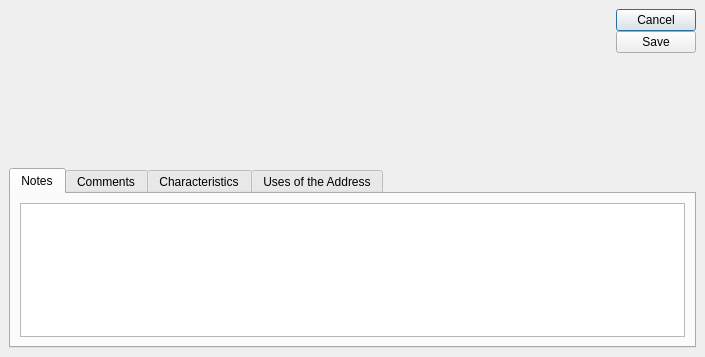
<ui version="4.0" >
 <author></author>
 <comment>This file is part of the xTuple ERP: PostBooks Edition, a free and
open source Enterprise Resource Planning software suite,
Copyright (c) 1999-2010 by OpenMFG LLC, d/b/a xTuple.
It is licensed to you under the Common Public Attribution License
version 1.0, the full text of which (including xTuple-specific Exhibits)
is available at www.xtuple.com/CPAL.  By using this software, you agree
to be bound by its terms.</comment>
 <class>address</class>
 <widget class="QDialog" name="address" >
  <property name="geometry" >
   <rect>
    <x>0</x>
    <y>0</y>
    <width>705</width>
    <height>357</height>
   </rect>
  </property>
  <property name="windowTitle" >
   <string>Address</string>
  </property>
  <layout class="QVBoxLayout" >
   <property name="margin" >
    <number>9</number>
   </property>
   <property name="spacing" >
    <number>6</number>
   </property>
   <item>
    <layout class="QHBoxLayout" >
     <property name="margin" >
      <number>0</number>
     </property>
     <property name="spacing" >
      <number>6</number>
     </property>
     <item>
      <widget class="AddressCluster" name="_addr" >
       <property name="sizePolicy" >
        <sizepolicy>
         <hsizetype>5</hsizetype>
         <vsizetype>0</vsizetype>
         <horstretch>0</horstretch>
         <verstretch>0</verstretch>
        </sizepolicy>
       </property>
       <property name="listVisible" >
        <bool>false</bool>
       </property>
       <property name="activeVisible" >
        <bool>true</bool>
       </property>
      </widget>
     </item>
     <item>
      <spacer>
       <property name="orientation" >
        <enum>Qt::Horizontal</enum>
       </property>
       <property name="sizeHint" >
        <size>
         <width>89</width>
         <height>153</height>
        </size>
       </property>
      </spacer>
     </item>
     <item>
      <layout class="QVBoxLayout" >
       <property name="margin" >
        <number>0</number>
       </property>
       <property name="spacing" >
        <number>0</number>
       </property>
       <item>
        <widget class="QPushButton" name="_close" >
         <property name="text" >
          <string>Cancel</string>
         </property>
        </widget>
       </item>
       <item>
        <widget class="QPushButton" name="_save" >
         <property name="text" >
          <string>Save</string>
         </property>
        </widget>
       </item>
       <item>
        <spacer>
         <property name="orientation" >
          <enum>Qt::Vertical</enum>
         </property>
         <property name="sizeHint" >
          <size>
           <width>20</width>
           <height>40</height>
          </size>
         </property>
        </spacer>
       </item>
      </layout>
     </item>
    </layout>
   </item>
   <item>
    <widget class="QTabWidget" name="_tab" >
     <property name="currentIndex" >
      <number>0</number>
     </property>
     <widget class="QWidget" name="_tabNotes" >
      <attribute name="title" >
       <string>Notes</string>
      </attribute>
      <layout class="QHBoxLayout" >
       <property name="margin" >
        <number>9</number>
       </property>
       <property name="spacing" >
        <number>6</number>
       </property>
       <item>
        <widget class="QTextEdit" name="_notes" />
       </item>
      </layout>
     </widget>
     <widget class="QWidget" name="_tabComments" >
      <attribute name="title" >
       <string>Comments</string>
      </attribute>
      <layout class="QHBoxLayout" >
       <property name="margin" >
        <number>9</number>
       </property>
       <property name="spacing" >
        <number>6</number>
       </property>
       <item>
        <widget class="Comments" name="_comments" >
         <property name="type" >
          <enum>Comments::Address</enum>
         </property>
        </widget>
       </item>
      </layout>
     </widget>
     <widget class="QWidget" name="_tabCharacteristics" >
      <attribute name="title" >
       <string>Characteristics</string>
      </attribute>
      <layout class="QHBoxLayout" >
       <property name="margin" >
        <number>9</number>
       </property>
       <property name="spacing" >
        <number>6</number>
       </property>
       <item>
        <widget class="XTreeWidget" name="_charass" />
       </item>
       <item>
        <layout class="QVBoxLayout" >
         <property name="margin" >
          <number>0</number>
         </property>
         <property name="spacing" >
          <number>0</number>
         </property>
         <item>
          <widget class="QPushButton" name="_newCharacteristic" >
           <property name="text" >
            <string>New</string>
           </property>
          </widget>
         </item>
         <item>
          <widget class="QPushButton" name="_editCharacteristic" >
           <property name="enabled" >
            <bool>false</bool>
           </property>
           <property name="text" >
            <string>Edit</string>
           </property>
          </widget>
         </item>
         <item>
          <widget class="QPushButton" name="_deleteCharacteristic" >
           <property name="enabled" >
            <bool>false</bool>
           </property>
           <property name="text" >
            <string>Delete</string>
           </property>
          </widget>
         </item>
         <item>
          <spacer>
           <property name="orientation" >
            <enum>Qt::Vertical</enum>
           </property>
           <property name="sizeHint" >
            <size>
             <width>20</width>
             <height>40</height>
            </size>
           </property>
          </spacer>
         </item>
        </layout>
       </item>
      </layout>
     </widget>
     <widget class="QWidget" name="_tabUses" >
      <attribute name="title" >
       <string>Uses of the Address</string>
      </attribute>
      <layout class="QHBoxLayout" >
       <property name="margin" >
        <number>9</number>
       </property>
       <property name="spacing" >
        <number>6</number>
       </property>
       <item>
        <widget class="XTreeWidget" name="_uses" />
       </item>
       <item>
        <layout class="QVBoxLayout" >
         <property name="margin" >
          <number>0</number>
         </property>
         <property name="spacing" >
          <number>0</number>
         </property>
         <item>
          <widget class="QPushButton" name="_editAddrUse" >
           <property name="text" >
            <string>Edit</string>
           </property>
          </widget>
         </item>
         <item>
          <widget class="QPushButton" name="_viewAddrUse" >
           <property name="text" >
            <string>View</string>
           </property>
          </widget>
         </item>
         <item>
          <spacer>
           <property name="orientation" >
            <enum>Qt::Vertical</enum>
           </property>
           <property name="sizeHint" >
            <size>
             <width>20</width>
             <height>40</height>
            </size>
           </property>
          </spacer>
         </item>
        </layout>
       </item>
      </layout>
     </widget>
    </widget>
   </item>
  </layout>
 </widget>
 <layoutdefault spacing="5" margin="5" />
 <customwidgets>
  <customwidget>
   <class>XTreeWidget</class>
   <extends>QTreeWidget</extends>
   <header>xtreewidget.h</header>
  </customwidget>
  <customwidget>
   <class>Comments</class>
   <extends>QWidget</extends>
   <header>comments.h</header>
  </customwidget>
  <customwidget>
   <class>AddressCluster</class>
   <extends>QWidget</extends>
   <header>addresscluster.h</header>
  </customwidget>
 </customwidgets>
 <tabstops>
  <tabstop>_tab</tabstop>
  <tabstop>_charass</tabstop>
  <tabstop>_newCharacteristic</tabstop>
  <tabstop>_editCharacteristic</tabstop>
  <tabstop>_deleteCharacteristic</tabstop>
  <tabstop>_uses</tabstop>
  <tabstop>_editAddrUse</tabstop>
  <tabstop>_save</tabstop>
  <tabstop>_notes</tabstop>
  <tabstop>_close</tabstop>
 </tabstops>
 <resources/>
 <connections>
  <connection>
   <sender>_close</sender>
   <signal>clicked()</signal>
   <receiver>address</receiver>
   <slot>reject()</slot>
   <hints>
    <hint type="sourcelabel" >
     <x>330</x>
     <y>66</y>
    </hint>
    <hint type="destinationlabel" >
     <x>197</x>
     <y>125</y>
    </hint>
   </hints>
  </connection>
  <connection>
   <sender>_uses</sender>
   <signal>itemSelected(int)</signal>
   <receiver>_editAddrUse</receiver>
   <slot>animateClick()</slot>
   <hints>
    <hint type="sourcelabel" >
     <x>380</x>
     <y>511</y>
    </hint>
    <hint type="destinationlabel" >
     <x>380</x>
     <y>511</y>
    </hint>
   </hints>
  </connection>
  <connection>
   <sender>_uses</sender>
   <signal>valid(bool)</signal>
   <receiver>_editAddrUse</receiver>
   <slot>setEnabled(bool)</slot>
   <hints>
    <hint type="sourcelabel" >
     <x>380</x>
     <y>511</y>
    </hint>
    <hint type="destinationlabel" >
     <x>380</x>
     <y>511</y>
    </hint>
   </hints>
  </connection>
  <connection>
   <sender>_uses</sender>
   <signal>valid(bool)</signal>
   <receiver>_viewAddrUse</receiver>
   <slot>setEnabled(bool)</slot>
   <hints>
    <hint type="sourcelabel" >
     <x>380</x>
     <y>511</y>
    </hint>
    <hint type="destinationlabel" >
     <x>380</x>
     <y>511</y>
    </hint>
   </hints>
  </connection>
  <connection>
   <sender>_charass</sender>
   <signal>itemSelected(int)</signal>
   <receiver>_editCharacteristic</receiver>
   <slot>animateClick()</slot>
   <hints>
    <hint type="sourcelabel" >
     <x>380</x>
     <y>511</y>
    </hint>
    <hint type="destinationlabel" >
     <x>380</x>
     <y>511</y>
    </hint>
   </hints>
  </connection>
  <connection>
   <sender>_charass</sender>
   <signal>valid(bool)</signal>
   <receiver>_deleteCharacteristic</receiver>
   <slot>setEnabled(bool)</slot>
   <hints>
    <hint type="sourcelabel" >
     <x>380</x>
     <y>511</y>
    </hint>
    <hint type="destinationlabel" >
     <x>380</x>
     <y>511</y>
    </hint>
   </hints>
  </connection>
  <connection>
   <sender>_charass</sender>
   <signal>valid(bool)</signal>
   <receiver>_editCharacteristic</receiver>
   <slot>setEnabled(bool)</slot>
   <hints>
    <hint type="sourcelabel" >
     <x>380</x>
     <y>511</y>
    </hint>
    <hint type="destinationlabel" >
     <x>380</x>
     <y>511</y>
    </hint>
   </hints>
  </connection>
 </connections>
</ui>
